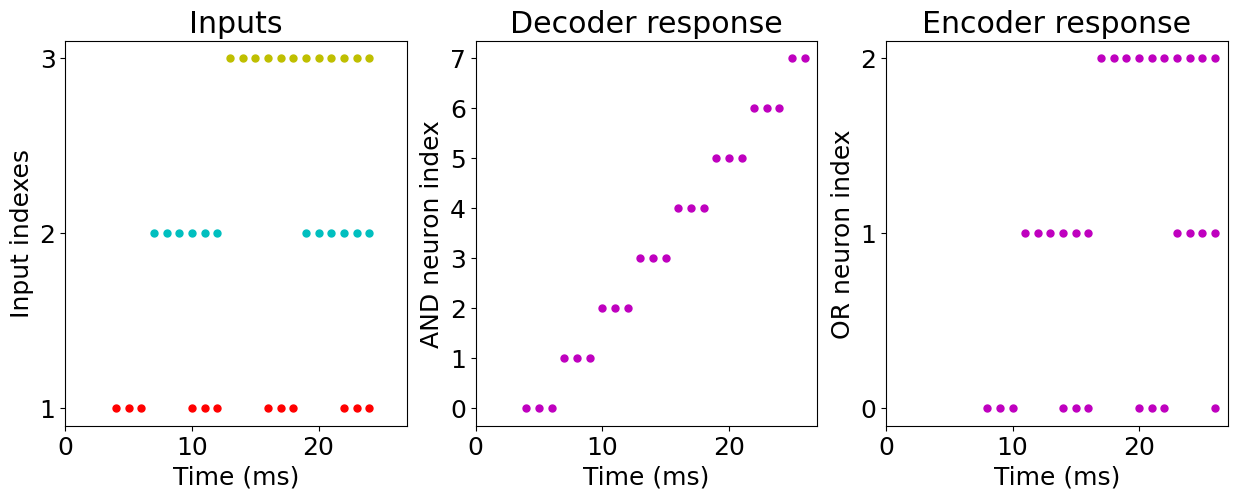

This chart was generated by the following Python code:
from math import log2, ceil

import matplotlib.pyplot as plt
import numpy as np
import spynnaker8 as sim

from sPyBlocks.constant_spike_source import ConstantSpikeSource
from sPyBlocks.neural_decoder import NeuralDecoder
from sPyBlocks.neural_encoder import NeuralEncoder
from sPyBlocks.trace_functions import SpikeTrace

if __name__ == "__main__":
    # Simulator initialization and simulation params
    sim.setup(timestep=1.0)
    simtime = 27.0  # (ms)

    # Other parameters
    n_inputs = 3
    global_params = {"min_delay": 1.0}
    neuron_params = {"cm": 0.1, "tau_m": 0.1, "tau_refrac": 0.0, "tau_syn_E": 0.1, "tau_syn_I": 0.1,
                     "v_rest": -65.0, "v_reset": -65.0, "v_thresh": -64.91}

    # Network building
    spike_times_0 = np.concatenate((np.arange(4.0, 7.0, global_params["min_delay"]),
                                    np.arange(10.0, 13.0, global_params["min_delay"]),
                                    np.arange(16.0, 19.0, global_params["min_delay"]),
                                    np.arange(22.0, 25.0, global_params["min_delay"])))
    spike_times_1 = np.concatenate((np.arange(7.0, 13.0, global_params["min_delay"]),
                                    np.arange(19.0, 25.0, global_params["min_delay"])))
    spike_times_2 = np.arange(13.0, 25.0, global_params["min_delay"])

    spike_source_0 = sim.Population(1, sim.SpikeSourceArray(spike_times=spike_times_0))
    spike_source_1 = sim.Population(1, sim.SpikeSourceArray(spike_times=spike_times_1))
    spike_source_2 = sim.Population(1, sim.SpikeSourceArray(spike_times=spike_times_2))

    spike_sources = [spike_source_0, spike_source_1, spike_source_2]

    std_conn = sim.StaticSynapse(weight=1.0, delay=global_params["min_delay"])
    decoder = NeuralDecoder(n_inputs, sim, global_params, neuron_params, std_conn)
    constant_spike_source = ConstantSpikeSource(sim, global_params, neuron_params, std_conn)
    encoder = NeuralEncoder(2 ** n_inputs, sim, global_params, neuron_params, std_conn)

    # Testing
    decoder.connect_constant_spikes([constant_spike_source.set_source, constant_spike_source.latch.output_neuron])
    decoder.connect_inputs(spike_sources, ini_pop_indexes=[[0], [1], [2]])

    input_population = [decoder.and_gates.and_array[i].output_neuron for i in range(decoder.n_outputs)]

    pop_len = len(input_population)
    input_indexes = range(pop_len)
    channel_indexes = range(encoder.n_inputs)
    if len(input_indexes) != len(channel_indexes):
        raise ValueError("There is not the same number of elements in input_indexes and channel_indexes")
    for i in range(pop_len):
        i_bin = format(channel_indexes[i], "0" + str(n_inputs) + 'b')
        i_bin_splitted = [j for j in reversed(i_bin)]
        connections = [k for k in range(0, len(i_bin_splitted)) if i_bin_splitted[k] == '1']
        encoder.connect_inputs(input_population, ini_pop_indexes=[input_indexes[i]], or_indexes=connections)

    # --- NO NEED TO TOUCH THIS PART OF THE CODE ---
    for gate in decoder.and_gates.and_array:
        gate.output_neuron.record(('spikes'))

    for gate in encoder.or_gates.or_array:
        gate.output_neuron.record(('spikes'))

    # Run simulation
    sim.run(simtime)

    # Data from the simulation
    decoder_spikes = []
    for gate in decoder.and_gates.and_array:
        decoder_spikes.append(gate.output_neuron.get_data(variables=["spikes"]).segments[0].spiketrains[0])

    encoder_spikes = []
    for gate in encoder.or_gates.or_array:
        encoder_spikes.append(gate.output_neuron.get_data(variables=["spikes"]).segments[0].spiketrains[0])

    # End simulation
    sim.end()

    # Excel file creation
    trace = SpikeTrace("test_simple_encoder_short", simtime)

    trace.printSpikes(1, "Input signal 2", spike_times_2, "#8DB4E2")
    trace.printSpikes(2, "Input signal 1", spike_times_1, "#8DB4E2")
    trace.printSpikes(3, "Input signal 0", spike_times_0, "#8DB4E2")

    values = np.zeros(int(simtime))
    for i in range(len(values)):
        if i in spike_times_0:
            values[i] += 1
        if i in spike_times_1:
            values[i] += 2
        if i in spike_times_2:
            values[i] += 4

    trace.printRow(4, "CHANNEL", values, "#FFC000")

    and_length = len(decoder.and_gates.and_array)
    or_length = len(encoder.or_gates.or_array)

    for i in range(and_length):
        trace.printSpikes(4 + and_length - i, "Decoder response (AND gate " + str(i) + ")", decoder_spikes[i],
                          "#FFF2CC")

    for i in range(or_length):
        trace.printSpikes(4 + and_length + or_length - i, "Encoder response (OR gate " + str(i) + ")",
                          encoder_spikes[i], "#FFF2CC")

    trace.closeExcel()

    # Results
    print("Number of total neurons (Decoder + CSS): " + str(decoder.total_neurons +
                                                            constant_spike_source.total_neurons) +
          "\nNumber of total connections (Decoder + CSS): " + str(decoder.total_input_connections +
                                                                  decoder.total_internal_connections +
                                                                  decoder.total_output_connections +
                                                                  constant_spike_source.total_internal_connections))

    if decoder.and_type == "classic":
        neurons = 2 ** (n_inputs + 1) + n_inputs + 2
        connections = 2 ** n_inputs * (2 * n_inputs + 1) + 3 * n_inputs + 2
    else:
        neurons = 2 ** n_inputs + n_inputs + 2
        connections = 2 ** n_inputs * (n_inputs + 2) + 3 * n_inputs + 2

    print("Number of expected total neurons (Decoder + CSS): " + str(neurons))
    print("Number of expected total connections (Decoder + CSS): " + str(connections))

    print("------------------------------------------")

    print("Number of total neurons (Encoder): " + str(encoder.total_neurons) +
          "\nNumber of total connections (Encoder): " + str(encoder.total_input_connections +
                                                            encoder.total_internal_connections +
                                                            encoder.total_output_connections))

    neurons = ceil(log2(2 ** n_inputs))
    connections = sum(bin(x - 1).count("1") for x in range(2, 1 + 2 ** n_inputs))

    print("Number of expected total neurons (Encoder): " + str(neurons))
    print("Number of expected total connections (Encoder): " + str(connections))

    print(decoder_spikes)
    print(encoder_spikes)

    # Set matplotlib parameters
    plt.rcParams["figure.figsize"] = (15, 5)
    plt.rcParams['font.size'] = '18'

    plt.subplot(131)
    plt.plot(spike_times_0, [1] * len(spike_times_0), 'ro', markersize=5)
    plt.plot(spike_times_1, [2] * len(spike_times_1), 'co', markersize=5)
    plt.plot(spike_times_2, [3] * len(spike_times_2), 'yo', markersize=5)
    plt.xlim([0, simtime])
    plt.yticks([1, 2, 3])
    plt.title('Inputs')
    plt.xlabel('Time (ms)')
    plt.ylabel('Input indexes')

    plt.subplot(132)
    for i in range(len(decoder_spikes)):
        spike_times = decoder_spikes[i]
        plt.plot(spike_times, [i] * len(spike_times), 'mo', markersize=5)
    plt.xlim([0, simtime])
    plt.yticks(range(2 ** n_inputs))
    plt.title('Decoder response')
    plt.xlabel('Time (ms)')
    plt.ylabel('AND neuron index')

    plt.subplot(133)
    for i in range(len(encoder_spikes)):
        spike_times = encoder_spikes[i]
        plt.plot(spike_times, [i] * len(spike_times), 'mo', markersize=5)
    plt.xlim([0, simtime])
    plt.yticks(range(n_inputs))
    plt.title('Encoder response')
    plt.xlabel('Time (ms)')
    plt.ylabel('OR neuron index')

    # plt.savefig("test_simple_encoder_short.png", bbox_inches='tight')
    plt.show()
